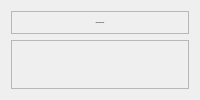
            <widget class="QWidget" name="data_pada_blok">
             <layout class="QVBoxLayout" name="verticalLayout_19">
              <item>
               <widget class="QFrame" name="frame_26">
                <property name="frameShape">
                 <enum>QFrame::StyledPanel</enum>
                </property>
                <property name="frameShadow">
                 <enum>QFrame::Raised</enum>
                </property>
                <layout class="QVBoxLayout" name="verticalLayout_18">
                 <item alignment="Qt::AlignTop">
                  <widget class="QLabel" name="label_13">
                   <property name="font">
                    <font>
                     <family>poppins</family>
                     <pointsize>-1</pointsize>
                     <weight>75</weight>
                     <bold>true</bold>
                    </font>
                   </property>
                   <property name="text">
                    <string>DATA PADA BLOK</string>
                   </property>
                   <property name="alignment">
                    <set>Qt::AlignCenter</set>
                   </property>
                  </widget>
                 </item>
                </layout>
               </widget>
              </item>
              <item>
               <widget class="QFrame" name="frame_25">
                <property name="sizePolicy">
                 <sizepolicy hsizetype="Preferred" vsizetype="Expanding">
                  <horstretch>0</horstretch>
                  <verstretch>0</verstretch>
                 </sizepolicy>
                </property>
                <property name="frameShape">
                 <enum>QFrame::StyledPanel</enum>
                </property>
                <property name="frameShadow">
                 <enum>QFrame::Raised</enum>
                </property>
                <layout class="QGridLayout" name="gridLayout_5"/>
               </widget>
              </item>
             </layout>
            </widget>
